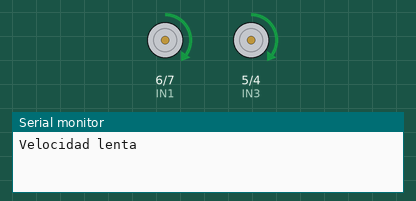
Simulated run of this sketch. Board: Arduino Uno, built with avr-gcc and run on an emulated ATmega328P. On the bench: motor-driver pin pairs drawn as motors (green arrow = first pin HIGH = forward, orange = second pin HIGH = backward, longer = more drive, scaled by the enable pin), the last lines printed to the serial monitor.

Above: at 1.5 s.
At 5.5 s:
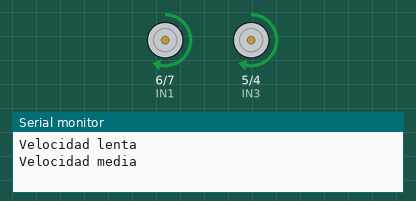
At 9.5 s:
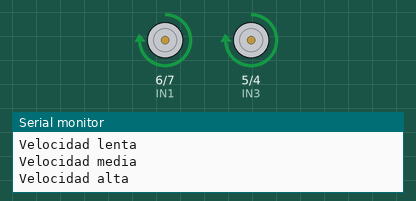
At 13.5 s:
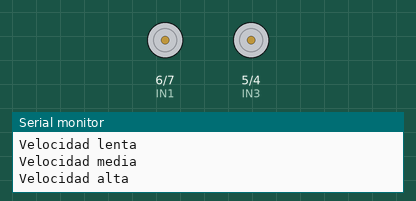
Timing chart, 0 to 18.4 s (numbered marks = the images above):
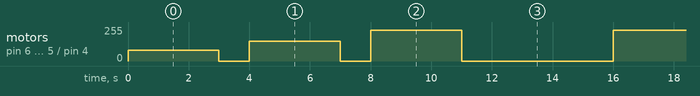

Measured:
- by itself, motor on pin 6 (IN1) / pin 7 (IN2): stopped → forward 80/255 at 0.00 s, → stopped 3.0 s later, → forward 150/255 1.0 s later, → stopped 3.0 s later, … (49 changes in this stretch)
- by itself, motor on pin 5 (IN3) / pin 4 (IN4): stopped → forward 80/255 at 0.00 s, → stopped 3.0 s later, → forward 150/255 1.0 s later, → stopped 3.0 s later, … (49 changes in this stretch)

The sketch:

prueba_velocidad.ino
```cpp
// Pines de control de dirección
#define IN1 6
#define IN2 7
#define IN3 5
#define IN4 4

#define ENA 9
#define ENB 10

void setup() {
  // Pines de dirección
  pinMode(IN1, OUTPUT);
  pinMode(IN2, OUTPUT);
  pinMode(IN3, OUTPUT);
  pinMode(IN4, OUTPUT);

  // Pines de velocidad
  pinMode(ENA, OUTPUT);
  pinMode(ENB, OUTPUT);

  Serial.begin(9600);
}

void loop() {
  // Velocidad 1 (lenta)
  Serial.println("Velocidad lenta");
  moverAdelante(80, 80);  // PWM bajo
  delay(3000);

  detener();
  delay(1000);

  // Velocidad 2 (media)
  Serial.println("Velocidad media");
  moverAdelante(150, 150);
  delay(3000);

  detener();
  delay(1000);

  // Velocidad 3 (rápida)
  Serial.println("Velocidad alta");
  moverAdelante(230, 230);
  delay(3000);

  detener();
  delay(5000);  // Pausa más larga
}

// Movimiento hacia adelante con PWM variable
void moverAdelante(int pwmL, int pwmR) {
  // Motor izquierdo
  digitalWrite(IN1, HIGH);
  digitalWrite(IN2, LOW);
  analogWrite(ENA, pwmL);

  // Motor derecho
  digitalWrite(IN3, HIGH);
  digitalWrite(IN4, LOW);
  analogWrite(ENB, pwmR);
}

// Detener motores
void detener() {
  analogWrite(ENA, 0);
  analogWrite(ENB, 0);

  digitalWrite(IN1, LOW);
  digitalWrite(IN2, LOW);
  digitalWrite(IN3, LOW);
  digitalWrite(IN4, LOW);
}
```
